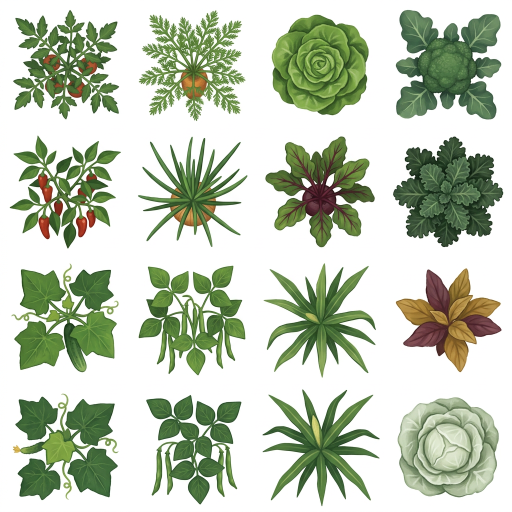
#> input picture docs/concepts/whimsy/proofs/pocket-plants.png, 1024 x 1024 px (shown at 1/2 size); its folder holds 3 pictures in this run
$ python build_study.py
#> lines starting #> are read from the running program, lines starting #| are printed output that depends on the picture
"""Build exploratory cutouts, comparison images, and catalog coverage.

Requires Pillow. Run from any directory. Outputs stay beside this study;
no runtime assets or application files are changed. These are not approved
botanical assets: see index.html and generation-manifest.json for defects.
"""
from collections import Counter
import csv
import json
from pathlib import Path

from PIL import Image, ImageDraw, ImageFont

HERE = Path(__file__).resolve().parent
ROOT = HERE.parents[2]
CROPS = [
    ('tomatoes', 'Tomato'), ('carrots', 'Carrot'),
    ('lettuce', 'Lettuce'), ('broccoli', 'Broccoli'),
    ('peppers', 'Pepper'), ('onions', 'Onion'),
    ('beets', 'Beet'), ('kale', 'Kale'),
    ('cucumber', 'Cucumber'), ('bush-bean', 'Bush bean'),
    ('corn-sweet', 'Sweet corn'), ('cabbage', 'Cabbage'),
]
STYLES = [('pocket', 'Pocket Garden'), ('field', 'Field Station'),
          ('village', 'Garden Village')]
COVERS = {'crimson-clover', 'winter-rye', 'buckwheat', 'hairy-vetch',
          'mustard-cover-crop', 'peas-and-oats-mix'}


def font(size):
    return ImageFont.truetype('DejaVuSans.ttf', size)


def cutout(image):
    """Remove near-white matte for comparison, not a production mask."""
    rgba = image.convert('RGBA')
    pixels = []
    raw = rgba.tobytes()
    for r, g, b in zip(raw[0::4], raw[1::4], raw[2::4]):
        alpha = max(0, min(255, round((250 - min(r, g, b)) * 255 / 20)))
        if alpha:
            rgb = [max(0, min(255, round((v - 255 + alpha) * 255 / alpha)))
                   for v in (r, g, b)]
            pixels.append((*rgb, alpha))
        else:
            pixels.append((0, 0, 0, 0))
    rgba.putdata(pixels)
    # A few generated leaves cross cell borders. Remove tiny disconnected
    # fragments before normalising; retain larger detached plant details.
    width, height = rgba.size
    remaining = {i for i, pixel in enumerate(pixels) if pixel[3]}
    components = []
    while remaining:
        start = remaining.pop()
        component, pending = [start], [start]
        while pending:
            i = pending.pop()
            x, y = i % width, i // width
            neighbors = []
            if x: neighbors.append(i - 1)
            if x + 1 < width: neighbors.append(i + 1)
            if y: neighbors.append(i - width)
            if y + 1 < height: neighbors.append(i + width)
            for neighbor in neighbors:
                if neighbor in remaining:
                    remaining.remove(neighbor)
                    component.append(neighbor)
                    pending.append(neighbor)
        components.append(component)
    largest = max((len(c) for c in components), default=0)
    for component in components:
        if len(component) < largest * 0.01:
            for i in component:
                pixels[i] = (0, 0, 0, 0)
    rgba.putdata(pixels)
    bounds = rgba.getbbox()
    if bounds is None:
        raise ValueError('Empty crop cell')
    return rgba.crop(bounds)


def make_samples():
    sprites = {}
    for style, title in STYLES:
        source = Image.open(HERE / 'proofs' / f'{style}-plants.png')
#> source is the input picture: PIL image 1024x1024 RGB; mean R, G, B 193, 202.7, 183.4
        rows = 3 if style == 'village' else 4
        selected = list(range(12))
        # The generated four-row sheets contain duplicates. Pick inspected
        # cells, not the erroneous purple plant or side-on corn variant.
        if style == 'pocket':
            selected[-1] = 15
        if style == 'field':
            selected[-2:] = [14, 15]
        output = HERE / 'samples' / style
        output.mkdir(parents=True, exist_ok=True)
        atlas = Image.new('RGB', (1040, 880), '#F1F2F4')
        draw = ImageDraw.Draw(atlas)
        draw.text((24, 18), title + ' / exploratory cutouts', font=font(24), fill='#1F2328')
        for index, ((crop_id, label), cell) in enumerate(zip(CROPS, selected)):
            column, row = cell % 4, cell // 4
            box = (round(column * source.width / 4), round(row * source.height / rows),
                   round((column + 1) * source.width / 4), round((row + 1) * source.height / rows))
            plant = cutout(source.crop(box))
            resample = Image.Resampling.NEAREST if style == 'field' else Image.Resampling.LANCZOS
            plant.thumbnail((224, 224), resample)
            sprite = Image.new('RGBA', (256, 256))
            sprite.alpha_composite(plant, ((256 - plant.width) // 2, (256 - plant.height) // 2))
            sprite.save(output / f'{crop_id}.png')
            sprites[(style, crop_id)] = sprite
            x, y = 8 + (index % 4) * 256, 58 + (index // 4) * 270
            display = sprite.resize((224, 224), resample)
            atlas.paste(display, (x + 16, y), display)
            draw.text((x + 18, y + 224), label, font=font(18), fill='#1F2328')
#> this loop made 12 passes
#> bounds in cutout on passes 1 to 12: (25, 19, 239, 240), (21, 19, 237, 243), (29, 28, 227, 232), (23, 19, 235, 240), (19, 14, 242, 242), (19, 17, 240, 239), (17, 16, 238, 241), (18, 15, 241, 239), (21, 14, 239, 233), (20, 19, 238, 240), (14, 14, 241, 244), (26, 26, 231, 228)
#> pass 1, in make_samples, `sprite.save(output / f'{crop_id}.png')`:
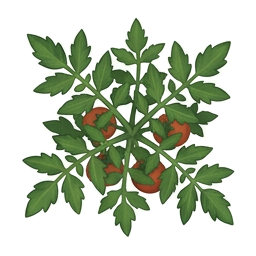
#> saved as tomatoes.png: PIL image 256x256 RGBA; mean R, G, B, A 46.4, 57.4, 36.5, 102.4; transparent parts drawn white
#> after the loop:
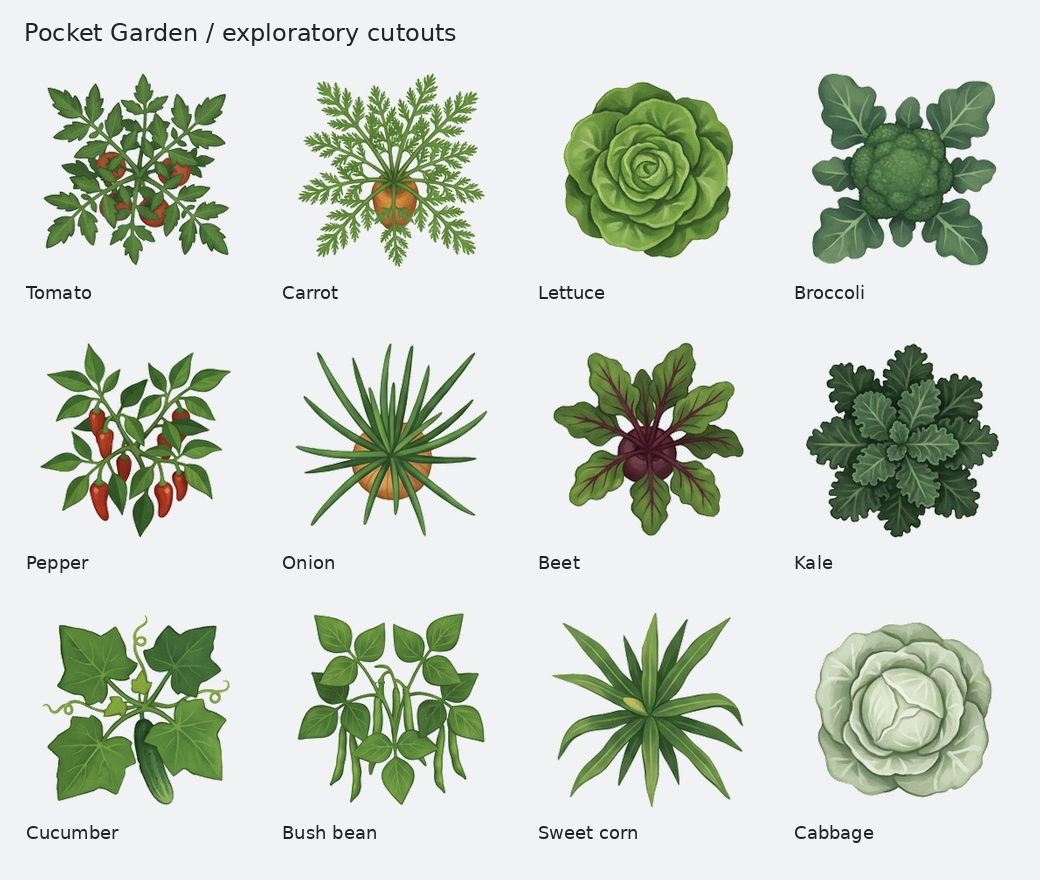
#> atlas: PIL image 1040x880 RGB; mean R, G, B 202.6, 210.4, 198.8
#> after the loop:
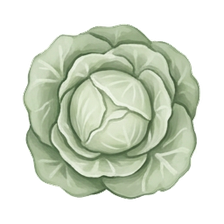
#> display: PIL image 224x224 RGBA; mean R, G, B, A 91.4, 99, 83.3, 129.1; transparent parts drawn white
#> after the loop:
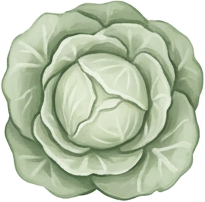
#> plant: PIL image 205x202 RGBA; mean R, G, B, A 139.8, 151.9, 127.1, 204.4; transparent parts drawn white
#> after the loop, sprites = 12 items
        atlas.save(HERE / 'proofs' / f'{style}-cutouts.png')
#> pass 2 of the loop in make_samples, `for style, title in STYLES:`:
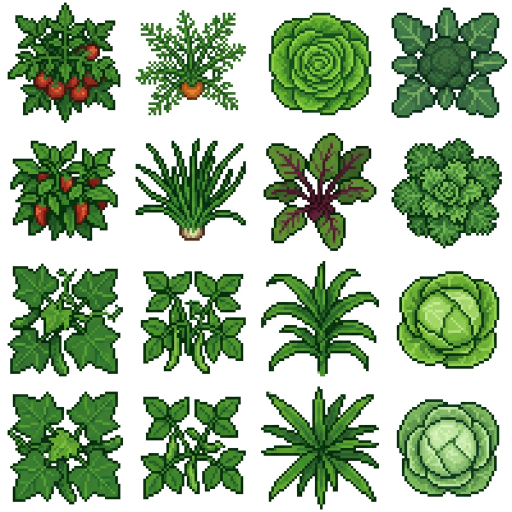
#> input picture docs/concepts/whimsy/proofs/field-plants.png, 1024 x 1024 px (shown at 1/2 size)
#> in make_samples, source is the input picture: PIL image 1024x1024 RGB; mean R, G, B 162.3, 185.8, 155.1
#> the loop in make_samples, `for index, ((crop_id, label), cell) in enumerate(zip(CROPS, selected)):` made 12 passes
#> bounds in cutout on passes 1 to 8: (14, 3, 243, 246), (14, 19, 237, 232), (23, 23, 233, 232), (13, 14, 247, 237), (19, 24, 237, 227), (13, 20, 238, 227), (14, 9, 244, 247), (13, 20, 237, 241)
#> pass 1, in make_samples, `sprite.save(output / f'{crop_id}.png')`:
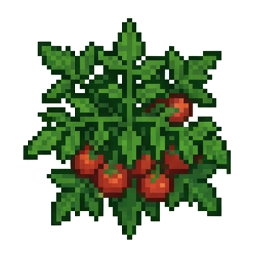
#> saved as tomatoes.png: PIL image 256x256 RGBA; mean R, G, B, A 28.7, 42.6, 19.5, 113.5; transparent parts drawn white
#> after the loop in make_samples, `for index, ((crop_id, label), cell) in enumerate(zip(CROPS, selected)):`:
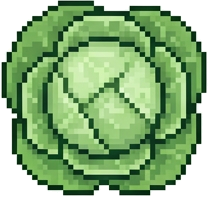
#> plant: PIL image 208x197 RGBA; mean R, G, B, A 93.7, 133, 79.9, 210.6; transparent parts drawn white
#> after the loop in make_samples, `for index, ((crop_id, label), cell) in enumerate(zip(CROPS, selected)):`: sprites = 24 items
#> pass 3 of the loop in make_samples, `for style, title in STYLES:`:
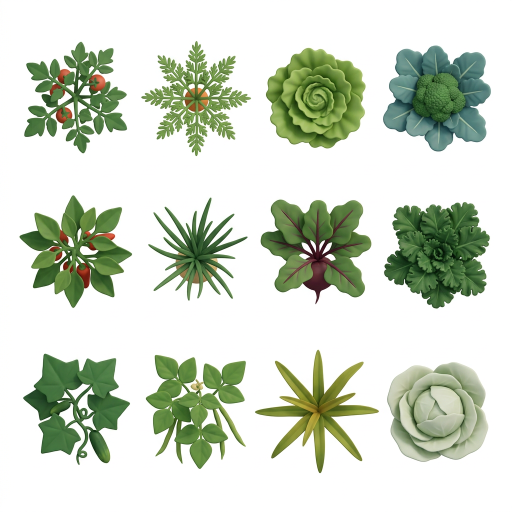
#> input picture docs/concepts/whimsy/proofs/village-plants.png, 1024 x 1024 px (shown at 1/2 size)
#> in make_samples, source is the input picture: PIL image 1024x1024 RGB; mean R, G, B 208.5, 216.8, 201.6
#> the loop in make_samples, `for index, ((crop_id, label), cell) in enumerate(zip(CROPS, selected)):` made 12 passes
#> bounds in cutout on passes 1 to 8: (47, 83, 255, 308), (25, 81, 247, 313), (19, 94, 221, 298), (0, 90, 215, 305), (37, 49, 256, 276), (40, 53, 240, 261), (8, 56, 232, 268), (0, 62, 213, 278)
#> pass 1, in cutout (call 25), `rgba = image.convert('RGBA')`:
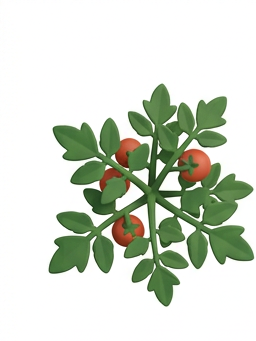
#> rgba: PIL image 256x341 RGBA; mean R, G, B, A 211, 218.2, 205.1, 255
#> after the loop in make_samples, `for index, ((crop_id, label), cell) in enumerate(zip(CROPS, selected)):`:
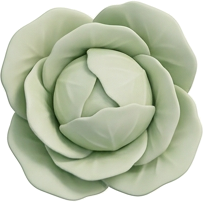
#> plant: PIL image 203x202 RGBA; mean R, G, B, A 137.9, 146.1, 122.7, 204.2; transparent parts drawn white
#> after the loop in make_samples, `for index, ((crop_id, label), cell) in enumerate(zip(CROPS, selected)):`: sprites = 36 items
    return sprites


def make_soil_comparison(sprites):
    board = Image.new('RGB', (1440, 850), '#F1F2F4')
    draw = ImageDraw.Draw(board)
    draw.text((30, 20), 'Same soil. Same planting layout. Three art directions.', font=font(28), fill='#1F2328')
    draw.text((30, 65), 'Offline art composite, not the running Plan view. Equal sizes compare style, not real crop spacing.', font=font(17), fill='#6B7280')
    texture = Image.open(ROOT / 'flutter/assets/render/prepped_soil.jpg').convert('RGB')
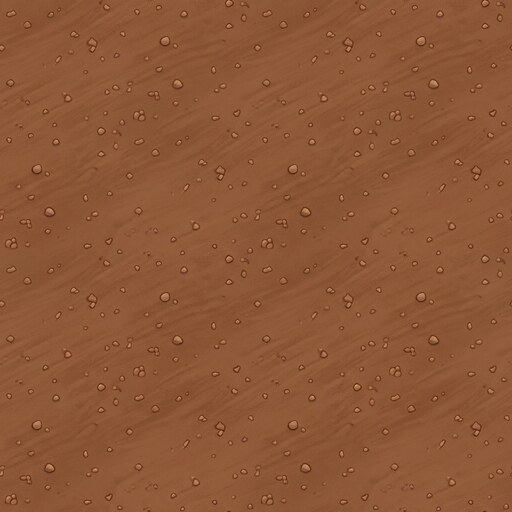
#> input picture flutter/assets/render/prepped_soil.jpg, 512 x 512 px
#> texture is the input picture: PIL image 512x512 RGB; mean R, G, B 141.2, 87, 55.4
    for column, (style, title) in enumerate(STYLES):
        left, top = 30 + column * 470, 150
        draw.text((left, 112), title, font=font(24), fill='#1F2328')
        bed = Image.new('RGB', (440, 495))
        for y in range(0, bed.height, texture.height):
            for x in range(0, bed.width, texture.width):
                bed.paste(texture, (x, y))
        board.paste(bed, (left, top))
        resample = Image.Resampling.NEAREST if style == 'field' else Image.Resampling.LANCZOS
        for row, crop_id in enumerate(['lettuce', 'tomatoes', 'carrots', 'kale', 'cabbage', 'corn-sweet']):
            for slot in range(5):
                sprite = sprites[(style, crop_id)].resize((64, 64), resample)
                board.paste(sprite, (left + 20 + slot * 83, top + 12 + row * 80), sprite)
        draw.text((left, 667), '32 px samples on soil', font=font(17), fill='#1F2328')
        draw.rectangle((left, 697, left + 439, 758), fill='#A0613D')
        for slot, (crop_id, _) in enumerate(CROPS):
            sprite = sprites[(style, crop_id)].resize((32, 32), resample)
            board.paste(sprite, (left + 5 + slot * 36, 711), sprite)
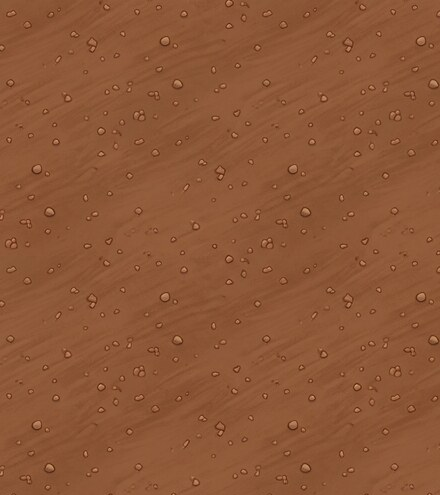
#> bed: PIL image 440x495 RGB; mean R, G, B 141.1, 86.9, 55.4
#> sprite: PIL image 32x32 RGBA
    draw.text((30, 798), 'Test cutouts only: botanical corrections, mask cleanup and per-crop scale calibration still required.', font=font(19), fill='#6B7280')
    board.save(HERE / 'proofs/soil-comparison.png')
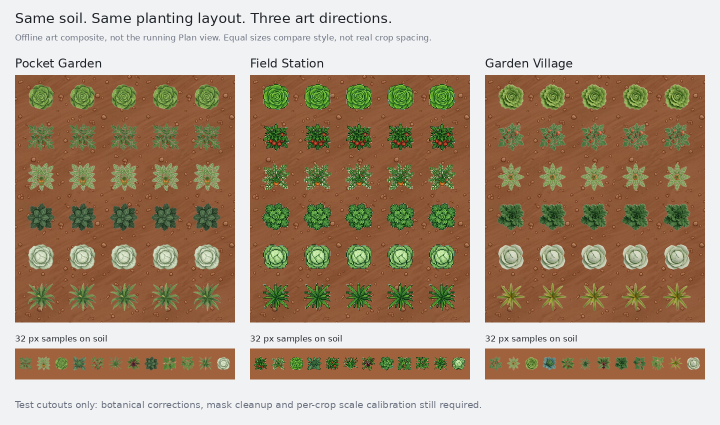
#> saved as soil-comparison.png: PIL image 1440x850 RGB (shown at 1/2 size); mean R, G, B 174.2, 154.1, 132.3


def make_inventory():
    entries = []
    sample_ids = {crop_id for crop_id, _ in CROPS}
    for file in ['crops.json', 'cover_crops.json']:
        data = json.loads((ROOT / 'flutter/assets/catalog' / file).read_text())
        for crop in data['crops']:
            category = crop.get('category', 'Cover crops')
            sample = ('three style cutouts' if crop['id'] in sample_ids else
                      'cover texture study' if file == 'cover_crops.json' and crop['id'] in COVERS else '')
            entries.append(dict(catalog=file, crop_id=crop['id'], name=crop['name'],
                                category=category, concept_sample=sample,
                                production_status='not produced'))
    entries.sort(key=lambda e: (e['category'], e['name'].casefold()))
    assert len({(e['catalog'], e['crop_id']) for e in entries}) == len(entries)
    with (HERE / 'catalog-art-inventory.csv').open('w', newline='') as handle:
        writer = csv.DictWriter(handle, fieldnames=list(entries[0]))
        writer.writeheader()
        writer.writerows(entries)
    return {'entries': len(entries), 'categories': dict(Counter(e['category'] for e in entries)),
            'concept_sample_entries': sum(bool(e['concept_sample']) for e in entries),
            'production_assets': 0}


def verify():
    samples = list((HERE / 'samples').glob('*/*.png'))
    assert len(samples) == len(STYLES) * len(CROPS)
    for path in samples:
        with Image.open(path) as image:
            assert image.mode == 'RGBA' and image.size == (256, 256)
            assert image.getchannel('A').getextrema() == (0, 255)
            corner = image.getpixel((0, 0))
            assert isinstance(corner, tuple) and corner[3] == 0
    for path in (HERE / 'proofs').glob('*.png'):
        with Image.open(path) as image:
            image.verify()
    return len(samples)


if __name__ == '__main__':
    make_soil_comparison(make_samples())
#> (the run stopped early here; a loop or call above may not have finished)
